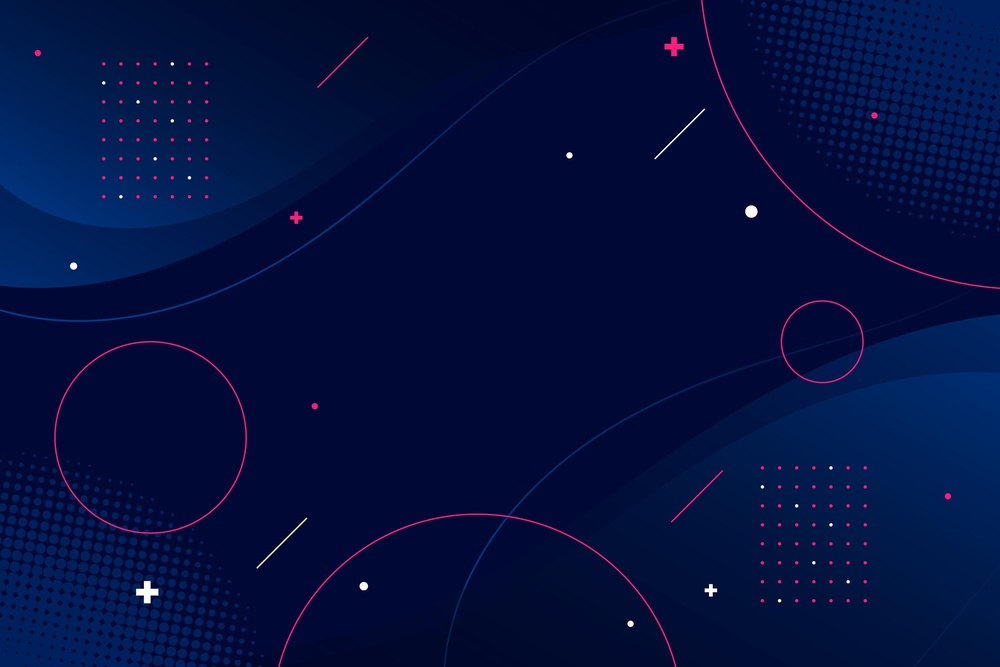
#> input picture 5172658.jpg, 1000 x 667 px, shrunk from 3000 x 2000 before the run, given in place of gif.gif, which was not available
$ jupyter execute Gif_Colour_Detection_P3.ipynb   (text cells are left out)
#> lines starting #> are read from the running program, lines starting #| are printed output that depends on the picture; after the words box and inside, x2 and y2 are one past the last pixel; in counts of white or black regions, pixels touching at a corner belong together; pictures that were not available may be replaced by others from this repository, and a replacement may not be noted
[cell 1]
import cv2

[cell 2]
import numpy as np
import cv2

# Open the GIF file
gif = cv2.VideoCapture(r"C:\Users\kshit\color detection project\gif.gif")

[cell 3]
# Start a while loop to read the video frames
while True:
    ret, imageFrame = gif.read()
#> imageFrame is the input picture: shape (667, 1000, 3); mean B, G, R 63, 15.6, 2.6

    # Break the loop if there are no more frames
    if not ret:
        break

    # Convert the imageFrame to the HSV color space
    hsvFrame = cv2.cvtColor(imageFrame, cv2.COLOR_BGR2HSV)
#> hsvFrame: shape (667, 1000, 3); mean H, S, V 114.3, 251.2, 63.3

    # Define the lower and upper bounds for each color
    colors = {
        'red': ([136, 87, 111], [180, 255, 255]),
        'green': ([25, 52, 72], [102, 255, 255]),
        'blue': ([94, 80, 2], [120, 255, 255])
    }

    # Detect each color in the frame
    for color, (lower, upper) in colors.items():
        mask = cv2.inRange(hsvFrame, np.array(lower), np.array(upper))
        kernel = np.ones((5, 5), np.uint8)
        mask = cv2.dilate(mask, kernel)
        contours, hierarchy = cv2.findContours(mask, cv2.RETR_TREE, cv2.CHAIN_APPROX_SIMPLE)

        # Draw a rectangle around the detected object
        for pic, contour in enumerate(contours):
            area = cv2.contourArea(contour)
            if area > 300:
                x, y, w, h = cv2.boundingRect(contour)
                cv2.rectangle(imageFrame, (x, y), (x + w, y + h), (0, 0, 255), 2)
                cv2.putText(imageFrame, color.title() + ' Colour', (x, y), cv2.FONT_HERSHEY_SIMPLEX, 1.0, (0, 0, 255))
#> this loop made 3 passes
#> pass 1, `mask = cv2.inRange(hsvFrame, np.array(lower), np.array(upper))`:
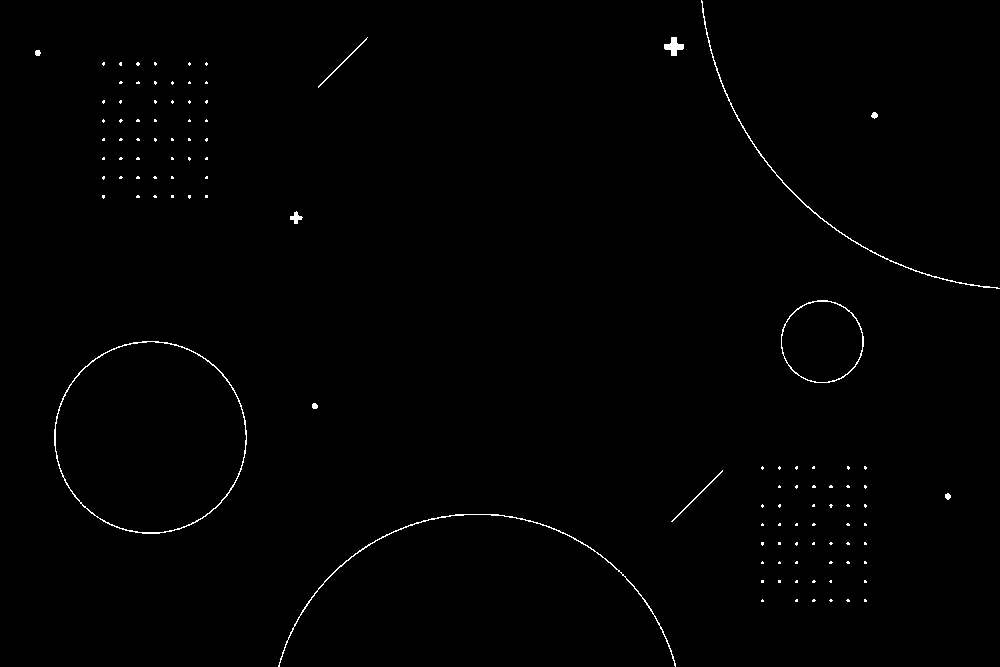
#> mask: shape (667, 1000); 0.62% white in thin lines or dots
#> pass 1, `mask = cv2.dilate(mask, kernel)`:
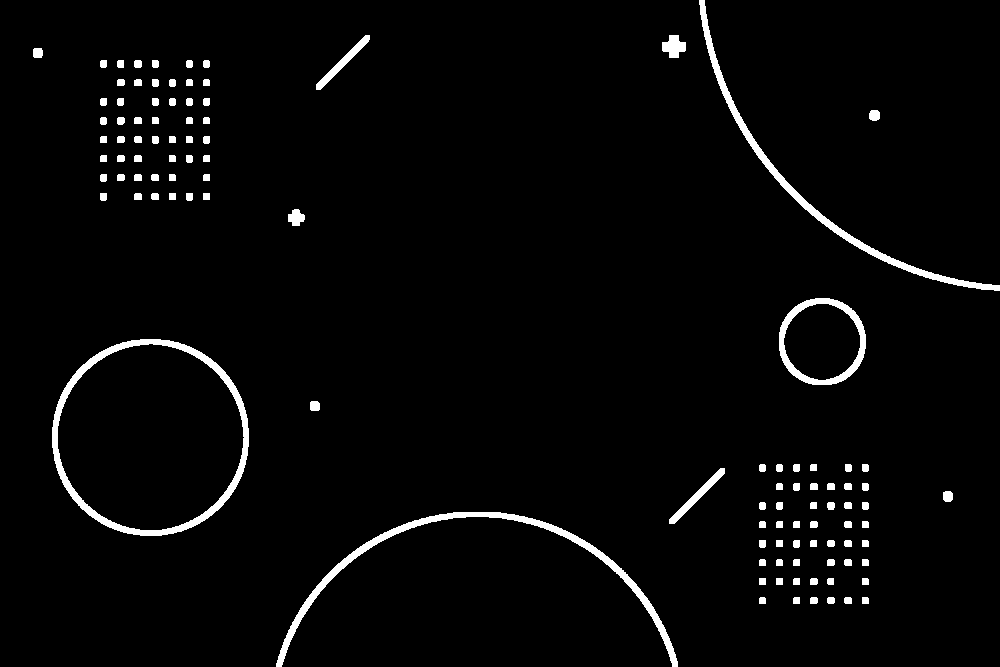
#> mask: shape (667, 1000); 2.9% white; 110 white regions, largest, box (x1, y1, x2, y2) and area: (52, 339, 249, 536) 3954, (276, 512, 678, 667) 3574, (699, 0, 1000, 291) 2999
#> pass 3, `mask = cv2.inRange(hsvFrame, np.array(lower), np.array(upper))`:
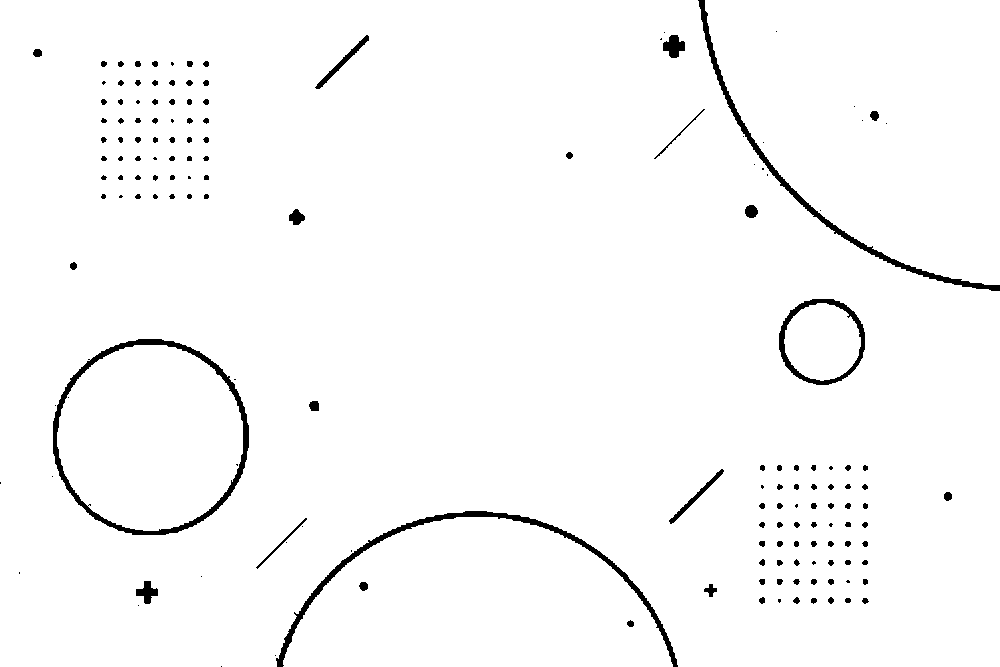
#> mask: shape (667, 1000); 97.8% white; 159 black regions (42 under 20 px), largest, box (x1, y1, x2, y2) and area: (53, 339, 249, 535) 3174, (276, 511, 678, 667) 2872, (698, 0, 1000, 291) 2466
#> after the loop:
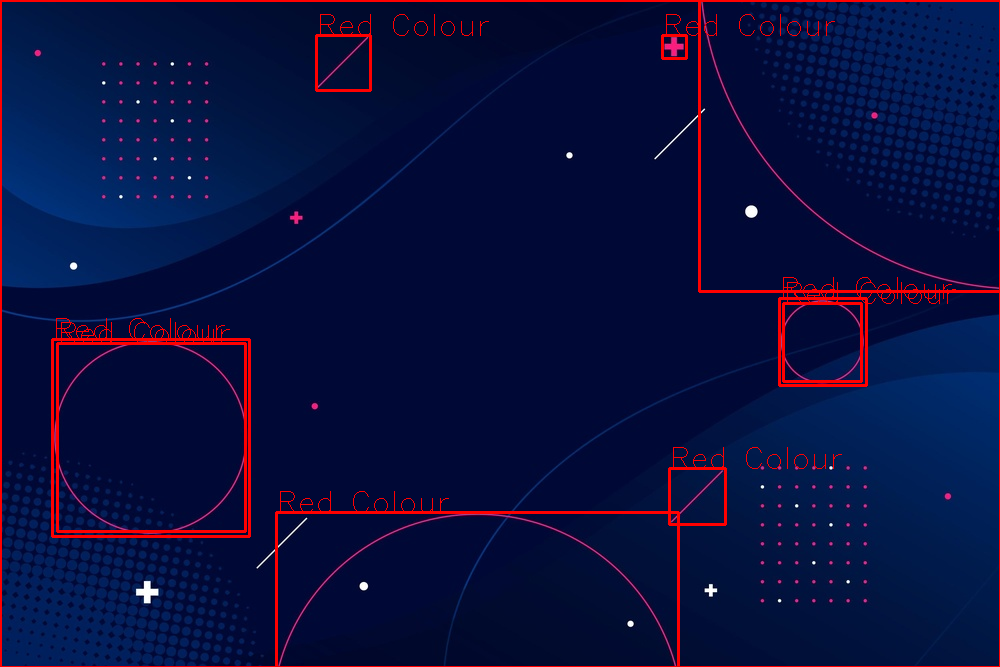
#> imageFrame: shape (667, 1000, 3); 2.92% of pixels changed, all inside (x1, y1, x2, y2) = (0, 0, 1000, 667)
#> after the loop:
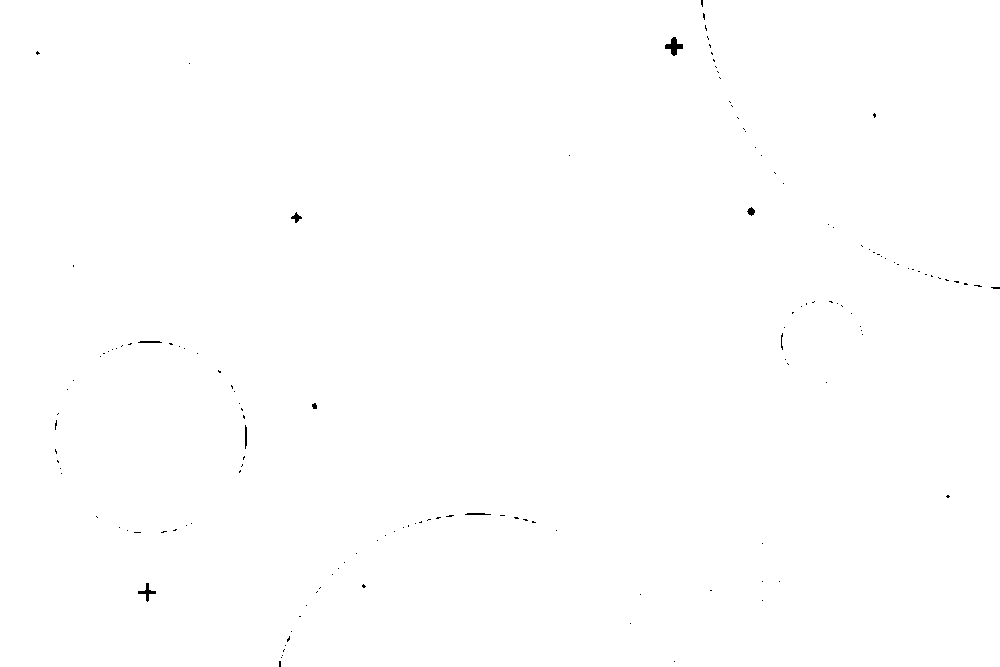
#> mask: shape (667, 1000); 99.9% white; 145 black regions (136 under 20 px), largest, box (x1, y1, x2, y2) and area: (665, 37, 683, 56) 163, (138, 583, 156, 602) 103, (291, 212, 302, 223) 55
    # Display the frame
    cv2.imshow('Multiple Color Detection in Real-Time', imageFrame)

    # Exit the program if 'q' is pressed
    if cv2.waitKey(10) & 0xFF == ord('q'):
#> (key q is pressed here)
        gif.release()
        cv2.destroyAllWindows()
        break
